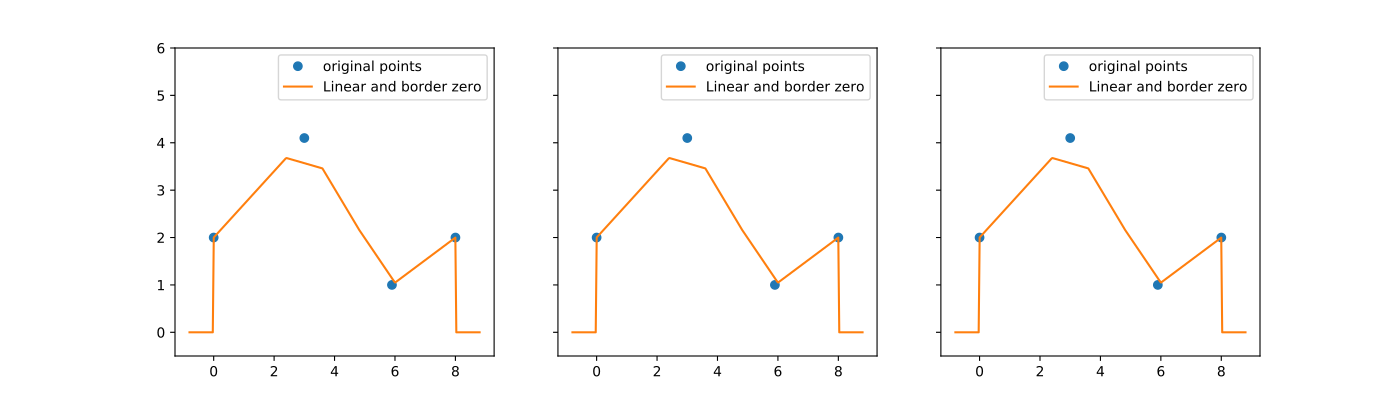

The script that drew this image:
import matplotlib.pyplot as plt
import numpy as np
from tick.base import TimeFunction
from tick.plot import plot_timefunction

T = np.array([0, 3, 5.9, 8.001], dtype=float)
Y = np.array([2, 4.1, 1, 2], dtype=float)

tf_1 = TimeFunction((T, Y), dt=1.2)
tf_2 = TimeFunction((T, Y), border_type=TimeFunction.BorderContinue,
                    inter_mode=TimeFunction.InterConstRight, dt=0.01)
tf_3 = TimeFunction((T, Y), border_type=TimeFunction.BorderConstant,
                    inter_mode=TimeFunction.InterConstLeft, border_value=3)

time_functions = [tf_1, tf_2, tf_3]

_, ax_list = plt.subplots(1, 3, figsize=(14, 4), sharey=True)

for tf, ax in zip(time_functions, ax_list):
    plot_timefunction(tf_1, ax=ax)
    ax.set_ylim([-0.5, 6.0])
plt.show()
